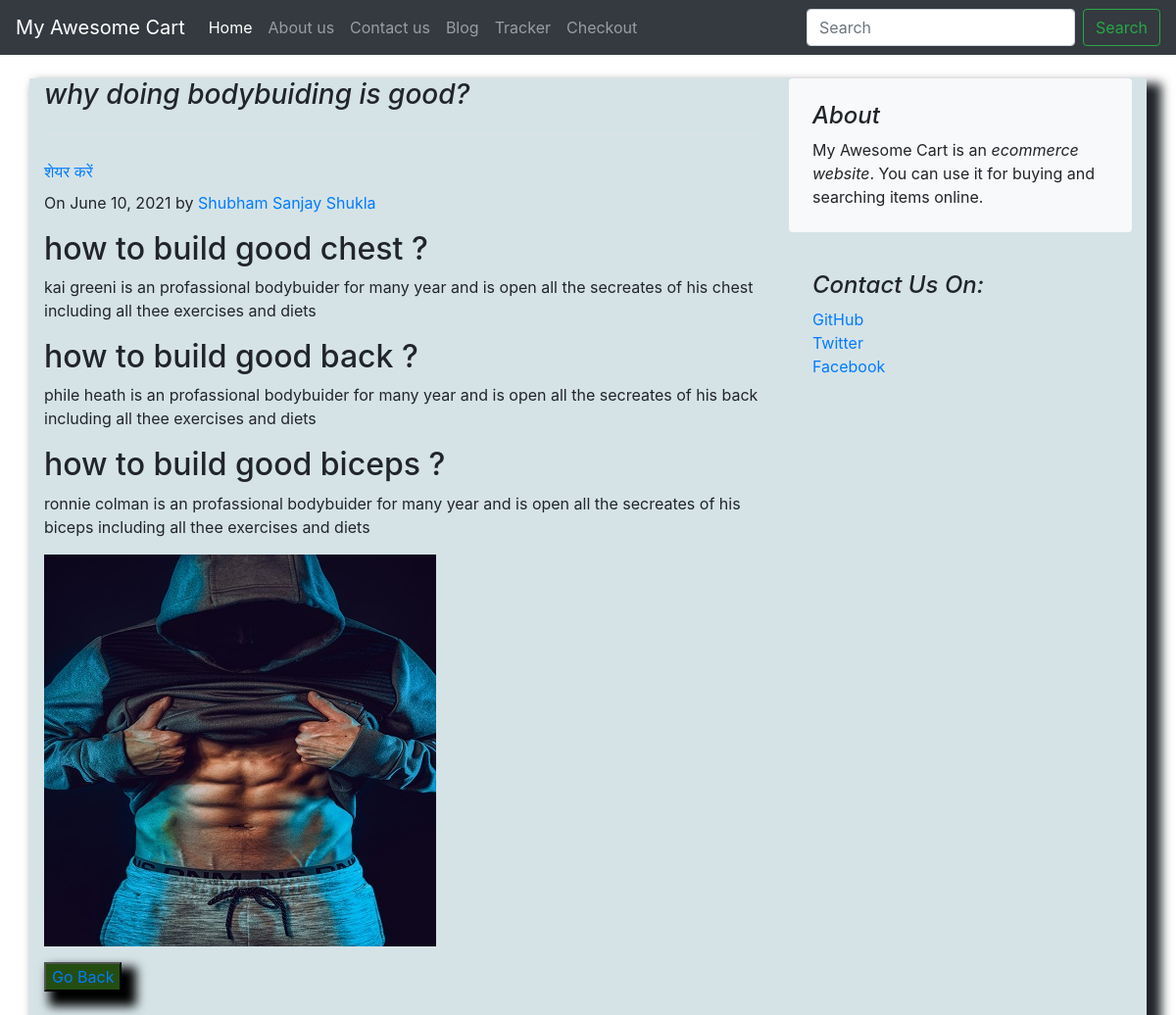
The page /blog/blogpost/1 on the database its author committed.
### blog/models.py (models this page shows, shortened)
class Blogpost(models.Model):
    post_id = models.AutoField(primary_key= True)
    tilte = models.CharField(max_length=50)
    head0 = models.CharField(max_length=500, default="")
    chead0 = models.CharField(max_length=5000, default="")
    head1 = models.CharField(max_length=500, default="")
    chead1 = models.CharField(max_length=5000, default="")
    head2 = models.CharField(max_length=500, default="")
    chead2 = models.CharField(max_length=5000, default="")
    pub_date = models.DateField()
    thumbnail = models.ImageField(upload_to='shop/images', default="")

### blog/views.py (the view)
# urls.py: path("blogpost/<int:id>",views.blogpost,name="blogpost")
def blogpost(request,id):
    post=Blogpost.objects.filter(post_id=id)[0]
    return render(request,'blog/blogpost.html',{'post':post})

### blog/templates/blog/blogpost.html (shortened to what this page needs)
{%extends 'blog/basic.html'%}
{%block body%}
<div class="container">
    <div class="row mt-4">
        <div class="col-md-8 blog-main">
            <h3 class="pb-4 mb-4 font-italic border-bottom">
             {{post.tilte}}
            </h3>
            <div class="fb-share-button" data-href="http://127.0.0.1:8000/blog/blogpost/{{post.post_id}}" data-layout="button" data-size="large"><a target="_blank" href="https://www.facebook.com/sharer/sharer.php?u=http%3A%2F%2F127.0.0.1%3A8000%2Fblog%2Fblogpost%2F1&amp;src=sdkpreparse" class="fb-xfbml-parse-ignore">शेयर करें</a></div>
            <div class="blog-post">
                <p class="blog-post-meta">On {{post.pub_date}} by <a href="#">Shubham Sanjay Shukla</a></p>
                <h2>{{post.head0}}</h2>
                <p>{{post.chead0}}</p>
                <h2>{{post.head1}}</h2>
                <p>{{post.chead1}}</p>
                <h2>{{post.head2}}</h2>
                <p>{{post.chead2}}</p>
            </div>
            <div class="container1 mt-3">
            <img src="/media/{{post.thumbnail}}"  alt="...">
            <div>
             <button class="button1 mt-3"  type="submit"><a href="/blog">Go Back</a></button>
             </div>
            </div>
        </div>
        <aside class="col-md-4 blog-sidebar">
            <div class="p-4 mb-3 bg-light rounded">
                <h4 class="font-italic">About</h4>
                <p class="mb-0">My Awesome Cart is an <em>ecommerce website</em>. You can use it for buying and searching items online. </p>
            </div>
            <div class="p-4">
                <h4 class="font-italic">Contact Us On: </h4>
                <ol class="list-unstyled">
                    <li><a href="#">GitHub</a></li>
                    <li><a href="#">Twitter</a></li>
                    <li><a href="#">Facebook</a></li>
                </ol>
            </div>
        </aside>
    </div>
</div>
{%endblock%}

### rows shown on the page
Blogpost: tilte "why doing bodybuiding is good?", pub_date "June 10, 2021", head0 "how to build good chest ?", chead0 "kai greeni is an profassional bodybuider for many year and is open all the secreates of his chest including all thee exercises and diets", head1 "how to build good back ?", chead1 "phile heath is an profassional bodybuider for many year and is open all the secreates of his back including all thee exercises and diets", head2 "how to build good biceps ?", chead2 "ronnie colman is an profassional bodybuider for many year and is open all the secreates of his biceps including all thee exercises and diets", thumbnail (picture)
